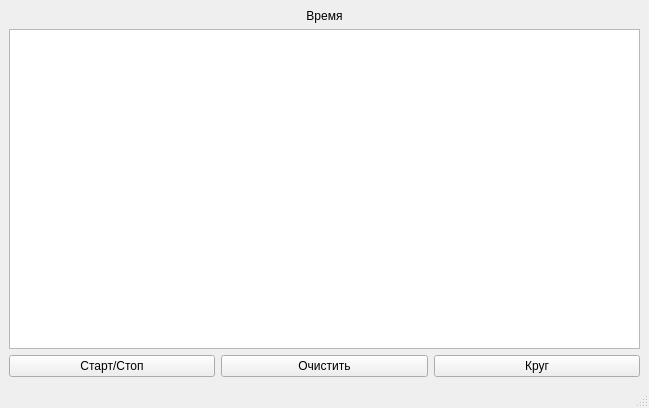
<?xml version="1.0" encoding="UTF-8"?>
<ui version="4.0">
 <class>MainWindow</class>
 <widget class="QMainWindow" name="MainWindow">
  <property name="geometry">
   <rect>
    <x>0</x>
    <y>0</y>
    <width>649</width>
    <height>408</height>
   </rect>
  </property>
  <property name="windowTitle">
   <string>SignalsSlotsApp</string>
  </property>
  <widget class="QWidget" name="centralwidget">
   <layout class="QVBoxLayout" name="verticalLayout_2">
    <item>
     <layout class="QVBoxLayout" name="verticalLayout">
      <item>
       <widget class="QLabel" name="appLabel">
        <property name="text">
         <string>Время</string>
        </property>
        <property name="alignment">
         <set>Qt::AlignCenter</set>
        </property>
       </widget>
      </item>
      <item>
       <widget class="QTextBrowser" name="appBrowser"/>
      </item>
     </layout>
    </item>
    <item>
     <layout class="QHBoxLayout" name="horizontalLayout">
      <item>
       <widget class="QPushButton" name="pb_start">
        <property name="text">
         <string>Старт/Стоп</string>
        </property>
       </widget>
      </item>
      <item>
       <widget class="QPushButton" name="pb_clear">
        <property name="text">
         <string>Очистить</string>
        </property>
       </widget>
      </item>
      <item>
       <widget class="QPushButton" name="pb_circle">
        <property name="text">
         <string>Круг</string>
        </property>
       </widget>
      </item>
     </layout>
    </item>
   </layout>
  </widget>
  <widget class="QMenuBar" name="menubar">
   <property name="geometry">
    <rect>
     <x>0</x>
     <y>0</y>
     <width>649</width>
     <height>26</height>
    </rect>
   </property>
  </widget>
  <widget class="QStatusBar" name="statusbar"/>
 </widget>
 <resources/>
 <connections>
  <connection>
   <sender>pb_start</sender>
   <signal>clicked()</signal>
   <receiver>MainWindow</receiver>
   <slot>on_pb_start_clicked()</slot>
   <hints>
    <hint type="sourcelabel">
     <x>120</x>
     <y>359</y>
    </hint>
    <hint type="destinationlabel">
     <x>147</x>
     <y>-9</y>
    </hint>
   </hints>
  </connection>
  <connection>
   <sender>pb_clear</sender>
   <signal>clicked()</signal>
   <receiver>MainWindow</receiver>
   <slot>on_pb_clear_clicked()</slot>
   <hints>
    <hint type="sourcelabel">
     <x>341</x>
     <y>351</y>
    </hint>
    <hint type="destinationlabel">
     <x>356</x>
     <y>-9</y>
    </hint>
   </hints>
  </connection>
 </connections>
 <slots>
  <slot>on_pb_start_clicked()</slot>
  <slot>on_pb_clear_clicked()</slot>
  <slot>on_pb_circle_clicked()</slot>
 </slots>
</ui>
